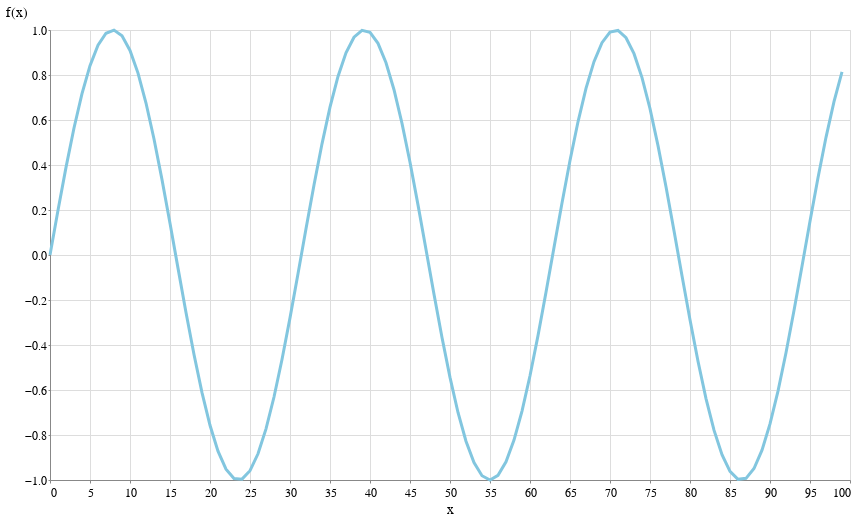

The notebook cell saved with this chart:
### Code cell
x = np.arange(100)
source = pd.DataFrame({
  'x': x,
  'f(x)': np.sin(x / 5)}
)

alt.Chart(source).mark_line().encode(
    x='x',
    y='f(x)'
)

### Figure 1 — Vega-Lite specification as saved in the notebook (floating-point values rounded to 4 significant figures)
{"$schema": "https://vega.github.io/schema/vega-lite/v2.6.0.json", "config": {"arc": {"fill": "#82c6df"}, "area": {"fill": "#82c6df"}, "axis": {"labelFont": "Benton Gothic, sans", "labelFontSize": 12, "labelFontWeight": "normal", "titleFont": "Benton Gothic Bold, sans", "titleFontSize": 14, "titleFontWeight": "normal"}, "axisX": {"labelAngle": 0, "labelPadding": 4, "tickSize": 3}, "axisY": {"labelBaseline": "middle", "maxExtent": 45, "minExtent": 45, "tickSize": 2, "titleAlign": "left", "titleAngle": 0, "titleX": -45, "titleY": -11}, "background": "#ffffff", "bar": {"fill": "#82c6df"}, "legend": {"labelFont": "Benton Gothic, sans", "labelFontSize": 13, "symbolType": "square", "titleFont": "Benton Gothic Bold, sans", "titleFontSize": 14, "titleFontWeight": "normal"}, "line": {"stroke": "#82c6df", "strokeWidth": 3}, "path": {"stroke": "#82c6df"}, "point": {"stroke": "#82c6df"}, "range": {"category": ["#3580b1", "#ec8431", "#ab7fb4", "#c89d29", "#adc839", "#829eb1"], "diverging": ["#e68a4f", "#f4bb6a", "#f9e39c", "#dadfe2", "#a6b7c6", "#849eae"], "heatmap": ["#fbf2c7", "#f9e39c", "#f8d36e", "#f4bb6a", "#e68a4f", "#d15a40", "#ab4232"], "ordinal": ["#fbf2c7", "#f9e39c", "#f8d36e", "#f4bb6a", "#e68a4f", "#d15a40", "#ab4232"], "ramp": ["#fbf2c7", "#f9e39c", "#f8d36e", "#f4bb6a", "#e68a4f", "#d15a40", "#ab4232"]}, "rect": {"fill": "#82c6df"}, "shape": {"stroke": "#82c6df"}, "symbol": {"fill": "#82c6df", "size": 30}, "title": {"anchor": "start", "font": "Benton Gothic Bold, sans", "fontColor": "#000000", "fontSize": 22, "fontWeight": "normal"}, "view": {"height": 450, "width": 800}}, "data": {"name": "data-1dade804818bb4a87ac30f362092e342"}, "datasets": {"data-1dade804818bb4a87ac30f362092e342": [{"f(x)": 0, "x": 0}, {"f(x)": 0.1987, "x": 1}, {"f(x)": 0.3894, "x": 2}, {"f(x)": 0.5646, "x": 3}, {"f(x)": 0.7174, "x": 4}, {"f(x)": 0.8415, "x": 5}, {"f(x)": 0.932, "x": 6}, {"f(x)": 0.9854, "x": 7}, {"f(x)": 0.9996, "x": 8}, {"f(x)": 0.9738, "x": 9}, {"f(x)": 0.9093, "x": 10}, {"f(x)": 0.8085, "x": 11}, {"f(x)": 0.6755, "x": 12}, {"f(x)": 0.5155, "x": 13}, {"f(x)": 0.335, "x": 14}, {"f(x)": 0.1411, "x": 15}, {"f(x)": -0.05837, "x": 16}, {"f(x)": -0.2555, "x": 17}, {"f(x)": -0.4425, "x": 18}, {"f(x)": -0.6119, "x": 19}, {"f(x)": -0.7568, "x": 20}, {"f(x)": -0.8716, "x": 21}, {"f(x)": -0.9516, "x": 22}, {"f(x)": -0.9937, "x": 23}, {"f(x)": -0.9962, "x": 24}, {"f(x)": -0.9589, "x": 25}, {"f(x)": -0.8835, "x": 26}, {"f(x)": -0.7728, "x": 27}, {"f(x)": -0.6313, "x": 28}, {"f(x)": -0.4646, "x": 29}, {"f(x)": -0.2794, "x": 30}, {"f(x)": -0.08309, "x": 31}, {"f(x)": 0.1165, "x": 32}, {"f(x)": 0.3115, "x": 33}, {"f(x)": 0.4941, "x": 34}, {"f(x)": 0.657, "x": 35}, {"f(x)": 0.7937, "x": 36}, {"f(x)": 0.8987, "x": 37}, {"f(x)": 0.9679, "x": 38}, {"f(x)": 0.9985, "x": 39}, {"f(x)": 0.9894, "x": 40}, {"f(x)": 0.9407, "x": 41}, {"f(x)": 0.8546, "x": 42}, {"f(x)": 0.7344, "x": 43}, {"f(x)": 0.5849, "x": 44}, {"f(x)": 0.4121, "x": 45}, {"f(x)": 0.2229, "x": 46}, {"f(x)": 0.02478, "x": 47}, {"f(x)": -0.1743, "x": 48}, {"f(x)": -0.3665, "x": 49}, {"f(x)": -0.544, "x": 50}, {"f(x)": -0.6999, "x": 51}, {"f(x)": -0.8278, "x": 52}, {"f(x)": -0.9228, "x": 53}, {"f(x)": -0.9809, "x": 54}, {"f(x)": -1.0, "x": 55}, {"f(x)": -0.9792, "x": 56}, {"f(x)": -0.9193, "x": 57}, {"f(x)": -0.8228, "x": 58}, {"f(x)": -0.6935, "x": 59}, {"f(x)": -0.5366, "x": 60}, {"f(x)": -0.3582, "x": 61}, {"f(x)": -0.1656, "x": 62}, {"f(x)": 0.03362, "x": 63}, {"f(x)": 0.2315, "x": 64}, {"f(x)": 0.4202, "x": 65}, {"f(x)": 0.5921, "x": 66}, {"f(x)": 0.7404, "x": 67}, {"f(x)": 0.8592, "x": 68}, {"f(x)": 0.9437, "x": 69}, {"f(x)": 0.9906, "x": 70}, {"f(x)": 0.998, "x": 71}, {"f(x)": 0.9657, "x": 72}, {"f(x)": 0.8948, "x": 73}, {"f(x)": 0.7883, "x": 74}, {"f(x)": 0.6503, "x": 75}, {"f(x)": 0.4864, "x": 76}, {"f(x)": 0.3031, "x": 77}, {"f(x)": 0.1078, "x": 78}, {"f(x)": -0.09191, "x": 79}, {"f(x)": -0.2879, "x": 80}, {"f(x)": -0.4724, "x": 81}, {"f(x)": -0.6381, "x": 82}, {"f(x)": -0.7784, "x": 83}, {"f(x)": -0.8876, "x": 84}, {"f(x)": -0.9614, "x": 85}, {"f(x)": -0.9969, "x": 86}, {"f(x)": -0.9927, "x": 87}, {"f(x)": -0.9488, "x": 88}, {"f(x)": -0.8672, "x": 89}, {"f(x)": -0.751, "x": 90}, {"f(x)": -0.6048, "x": 91}, {"f(x)": -0.4346, "x": 92}, {"f(x)": -0.247, "x": 93}, {"f(x)": -0.04954, "x": 94}, {"f(x)": 0.1499, "x": 95}, {"f(x)": 0.3433, "x": 96}, {"f(x)": 0.5231, "x": 97}, {"f(x)": 0.682, "x": 98}, {"f(x)": 0.8137, "x": 99}]}, "encoding": {"x": {"field": "x", "type": "quantitative"}, "y": {"field": "f(x)", "type": "quantitative"}}, "mark": "line"}
